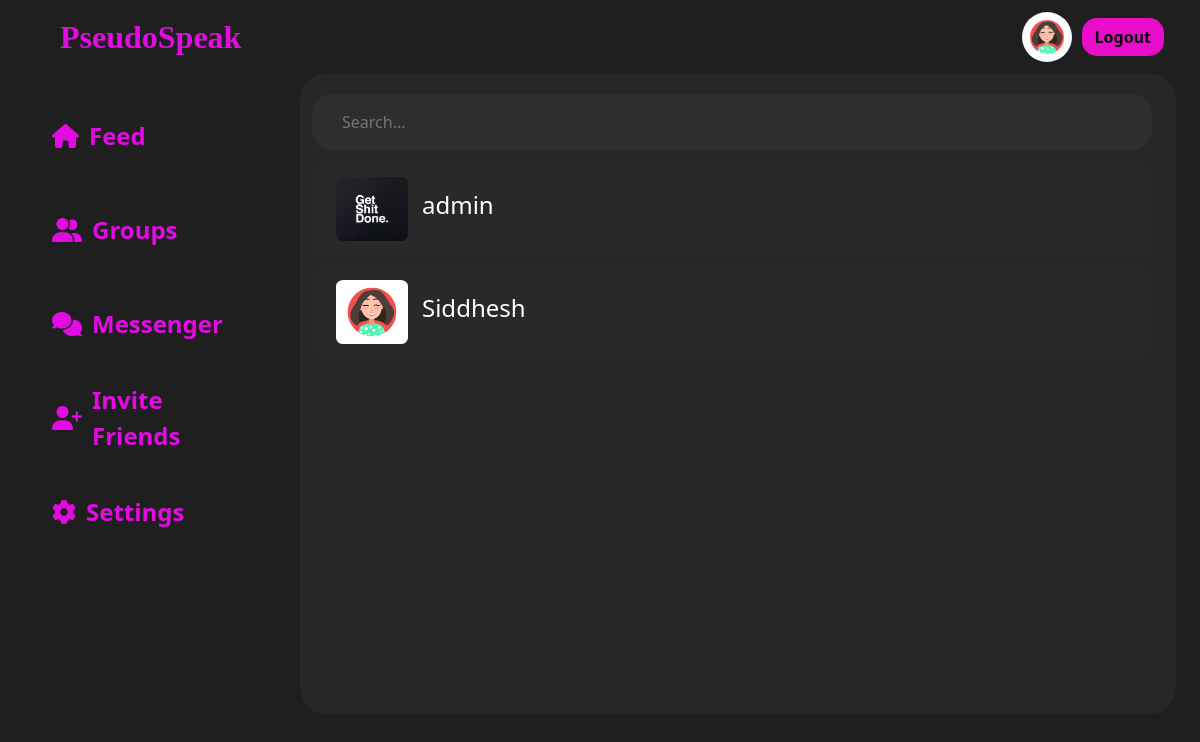
Page /messenger/ (signed in) on the earlier database version.
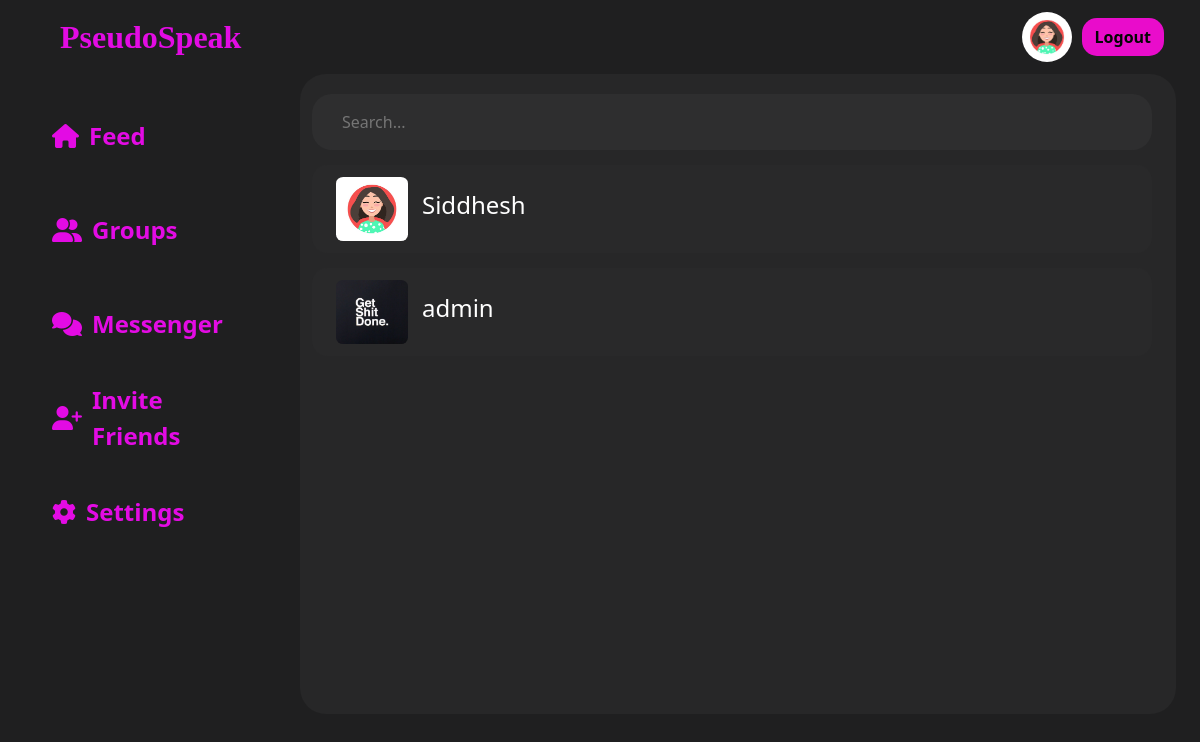
Same page on the later database version.
### main/models.py (models this page shows, shortened)
class Profile(models.Model):
    user=models.OneToOneField(User,null=True,on_delete=models.CASCADE)
    profile_img=models.ImageField(null=True,blank=True,upload_to='images/')
    bio=models.CharField(null=True,max_length=51)
    follow=models.ManyToManyField(User,related_name='follow',null=True)
    following=models.ManyToManyField(User,related_name='following',null=True)

### main/views.py (the view)
# urls.py: path("messenger/",views.messenger,name='messenger'),
@login_required(login_url="login_or_signup_view")
def messenger(request):
    user = request.user
    followingUsers = user.profile.following.all()
    conversations = Conversation.objects.filter(members__in=[user])
    return render(
        request,
        "main/messenger.html",
        {"followingUsers": followingUsers, "conversations": conversations},
    )

### main/templates/main/messenger.html (shortened to what this page needs)
{% load static %}
<!DOCTYPE html>
<html lang="en">
  <head>
    <link
      href="https://cdn.jsdelivr.net/npm/bootstrap@5.3.1/dist/css/bootstrap.min.css"
      rel="stylesheet"
    />
  </head>
  <body>
    <div class="wrapper">
    <nav class="navbar navbar-expand bg-body-tertiary">
      <div class="container-fluid">
        <a class="navbar-brand ms-5 nav-logo" href="{% url 'index' %}"
          >PseudoSpeak</a
        >
        <div class="collapse navbar-collapse" id="navbarSupportedContent">
          {% if user.is_authenticated %}
          <img
            id="profile_img_navbar"
            src="{{ user.profile.profile_img.url }}"
            alt=""
            style="
              width: 50px;
              height: 50px;
              border-radius: 50%;
              margin-right: 10px;
            "
          />
          <a href="{% url 'logout' %}" class="btn signbtn me-4">Logout</a>
          {% else %}
          <a href="{% url 'login_or_signup_view' %}" class="btn signbtn me-4"
            >Sign in</a
          >
          {% endif %}
        </div>
      </div>
    </nav>
    <div class="container-fluid">
      <div class="row content-1">
        <div class="col-3 content-1a res2 sidebar" id="sidebar">
          <ul>
            <li class="active">
              <i class="fa-solid fa-house"></i
              ><a href="{% url 'index' %}">Feed</a>
            </li>
            <li>
              <i class="fa-solid fa-user-group"></i
              ><a href="{% url 'rooms' name='recommended' %}">Groups</a>
            </li>
            <li><i class="fa-solid fa-comments"></i><a href="{% url 'messenger' %}">Messenger</a></li>
            <li><i class="fa-solid fa-user-plus"></i>Invite Friends</li>
            <li>
              <i class="fa-solid fa-gear"></i
              ><a href="{% url 'logout' %}">Settings</a>
            </li>
          </ul>
        </div>
        <div class="col-9 chat-container">
            <div class="search-container-1">
              <input
                id="data3"
                class="search-input-3"
                type="text"
                placeholder="Search..."
              />
            </div>
          <div id="userlist">
            {% for conversation in conversations %}
            {% for member in conversation.members.all %}
            {% if member != request.user %}
            <a href="{% url 'conversation' conversation_id=conversation.pk %}" class="conversationLink">
            <div class="user-container-3">
              <div class="user-con-name">
                <div class="user-container-img">
                  <img src="{{member.profile.profile_img.url}}" alt="" />
                </div>
                <div class="user-container-name">
                  <h4>{{member.username}}</h4>
                </div>
              </div>
            </div>
        </a>
          {% endif %}
            {% endfor %}
            {% endfor %}
          </div>
        </div>
      </div>
    </div>
  </div>
  </body>
</html>

### main/templates/main/messenger.html (style rules this page uses)
.chat-container { width: 73%; background-color: hsla(0, 0%, 53%, 0.07); padding-top: 20px; display: flex; flex-direction: column; align-items: flex-start; height: 80vh; overflow-y: auto; border-radius: 26px; }
body { background-color: #1f1f20; color: #e90ccb; overflow-y: hidden; }
.nav-logo { color: rgba(233, 11, 233, 0.973); font-size: xx-large; font-weight: bolder; font-family: serif; }
.navbar.bg-body-tertiary { background-color: transparent !important; color: white; }
.signbtn { background-color: #e90ccb; color: rgb(5, 5, 5); border-radius: 15px; font-family: "Segoe UI", Tahoma, Geneva, Verdana, sans-serif; font-weight: bold; }
a { color: white; text-decoration: none; }
.content-1 { height: 90vh; }
.content-1a { border: 2px solid #1f1f20; height: 90vh; }
.content-1a ul li { list-style: none; margin: 30px 18px; font-size: x-large; font-weight: 600; border-radius: 30px; padding-left: 20px; padding-top: 5px; height: 8vh; background: none; }
.content-1a ul { list-style-type: none; padding: 0; }
.content-1a li { display: flex; align-items: center; color: rgba(233, 11, 233, 0.973); background-color: transparent; padding: 10px 15px; cursor: pointer; transition: background-color 0.2s ease; }
.content-1a i.fa-solid { font-size: 24px; margin-right: 10px; }
.content-1a li a { color: rgba(233, 11, 233, 0.973); text-decoration: none; }
.search-input-3 { width: 70vw; border-radius: 20px; height: 7vh; flex-grow: 1; border: none; outline: none; font-size: 16px; background: hsla(0, 0%, 53%, 0.07); color: #ccc; padding-left: 30px; }
.user-container-3 { display: flex; align-items: center; margin-top: 15px; border-radius: 15px; height: 11vh; background: hsla(0, 0%, 53%, 0.02); justify-content: space-between; padding: 0px 24px; }
.user-con-name { display: flex; align-items: center; }
.user-container-img { width: 6vw; height: 8vh; overflow: hidden; border-radius: 10%; }
.user-container-img img { width: 100%; height: 100%; object-fit: cover; }
.user-container-name { margin-left: 14px; }
#userlist { width:70vw; cursor:pointer; }

Differences in the rows shown:
changed Conversation (number 1 of 2 on the later page): moves up the list
